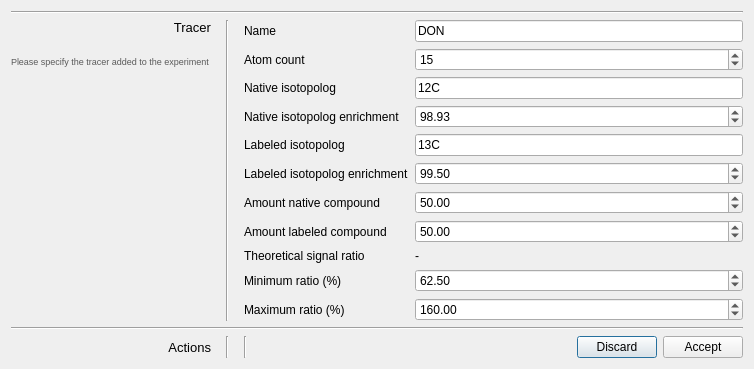
<?xml version="1.0" encoding="UTF-8"?>
<ui version="4.0">
 <class>Dialog</class>
 <widget class="QDialog" name="Dialog">
  <property name="geometry">
   <rect>
    <x>0</x>
    <y>0</y>
    <width>754</width>
    <height>355</height>
   </rect>
  </property>
  <property name="windowTitle">
   <string>Dialog</string>
  </property>
  <property name="styleSheet">
   <string notr="true"/>
  </property>
  <layout class="QGridLayout" name="gridLayout">
   <item row="0" column="0">
    <layout class="QGridLayout" name="gridLayout_2">
     <item row="3" column="2">
      <widget class="Line" name="line_4">
       <property name="orientation">
        <enum>Qt::Vertical</enum>
       </property>
      </widget>
     </item>
     <item row="3" column="0">
      <layout class="QVBoxLayout" name="verticalLayout_2">
       <item>
        <widget class="QLabel" name="label_2">
         <property name="styleSheet">
          <string notr="true">font: 10pt;</string>
         </property>
         <property name="text">
          <string>Actions</string>
         </property>
         <property name="alignment">
          <set>Qt::AlignRight|Qt::AlignTrailing|Qt::AlignVCenter</set>
         </property>
        </widget>
       </item>
       <item>
        <spacer name="verticalSpacer_2">
         <property name="orientation">
          <enum>Qt::Vertical</enum>
         </property>
         <property name="sizeType">
          <enum>QSizePolicy::Preferred</enum>
         </property>
         <property name="sizeHint" stdset="0">
          <size>
           <width>0</width>
           <height>0</height>
          </size>
         </property>
        </spacer>
       </item>
      </layout>
     </item>
     <item row="1" column="0">
      <layout class="QVBoxLayout" name="verticalLayout">
       <item>
        <widget class="QLabel" name="title_tracer">
         <property name="styleSheet">
          <string notr="true">font: 10pt;</string>
         </property>
         <property name="text">
          <string>Tracer</string>
         </property>
         <property name="alignment">
          <set>Qt::AlignRight|Qt::AlignTrailing|Qt::AlignVCenter</set>
         </property>
        </widget>
       </item>
       <item>
        <spacer name="verticalSpacer_3">
         <property name="orientation">
          <enum>Qt::Vertical</enum>
         </property>
         <property name="sizeType">
          <enum>QSizePolicy::Fixed</enum>
         </property>
         <property name="sizeHint" stdset="0">
          <size>
           <width>0</width>
           <height>15</height>
          </size>
         </property>
        </spacer>
       </item>
       <item>
        <widget class="QLabel" name="label_3">
         <property name="sizePolicy">
          <sizepolicy hsizetype="Minimum" vsizetype="Minimum">
           <horstretch>0</horstretch>
           <verstretch>0</verstretch>
          </sizepolicy>
         </property>
         <property name="maximumSize">
          <size>
           <width>200</width>
           <height>16777215</height>
          </size>
         </property>
         <property name="styleSheet">
          <string notr="true">color: rgb(90, 90, 90);
font: 7pt;</string>
         </property>
         <property name="text">
          <string>&lt;html&gt;&lt;head/&gt;&lt;body&gt;&lt;p&gt;Please specify the tracer added to the experiment&lt;/p&gt;&lt;p&gt;&lt;br/&gt;&lt;/p&gt;&lt;/body&gt;&lt;/html&gt;</string>
         </property>
         <property name="alignment">
          <set>Qt::AlignJustify|Qt::AlignVCenter</set>
         </property>
         <property name="wordWrap">
          <bool>true</bool>
         </property>
        </widget>
       </item>
       <item>
        <spacer name="verticalSpacer">
         <property name="orientation">
          <enum>Qt::Vertical</enum>
         </property>
         <property name="sizeHint" stdset="0">
          <size>
           <width>200</width>
           <height>0</height>
          </size>
         </property>
        </spacer>
       </item>
      </layout>
     </item>
     <item row="1" column="1">
      <spacer name="horizontalSpacer_3">
       <property name="orientation">
        <enum>Qt::Horizontal</enum>
       </property>
       <property name="sizeType">
        <enum>QSizePolicy::Fixed</enum>
       </property>
       <property name="sizeHint" stdset="0">
        <size>
         <width>3</width>
         <height>0</height>
        </size>
       </property>
      </spacer>
     </item>
     <item row="1" column="3">
      <spacer name="horizontalSpacer_2">
       <property name="orientation">
        <enum>Qt::Horizontal</enum>
       </property>
       <property name="sizeType">
        <enum>QSizePolicy::Fixed</enum>
       </property>
       <property name="sizeHint" stdset="0">
        <size>
         <width>3</width>
         <height>0</height>
        </size>
       </property>
      </spacer>
     </item>
     <item row="2" column="0" colspan="5">
      <widget class="Line" name="line_3">
       <property name="orientation">
        <enum>Qt::Horizontal</enum>
       </property>
      </widget>
     </item>
     <item row="1" column="2">
      <widget class="Line" name="line">
       <property name="orientation">
        <enum>Qt::Vertical</enum>
       </property>
      </widget>
     </item>
     <item row="0" column="0" colspan="5">
      <widget class="Line" name="line_2">
       <property name="orientation">
        <enum>Qt::Horizontal</enum>
       </property>
      </widget>
     </item>
     <item row="3" column="4">
      <layout class="QHBoxLayout" name="horizontalLayout">
       <item>
        <widget class="Line" name="line_6">
         <property name="orientation">
          <enum>Qt::Vertical</enum>
         </property>
        </widget>
       </item>
       <item>
        <spacer name="horizontalSpacer">
         <property name="orientation">
          <enum>Qt::Horizontal</enum>
         </property>
         <property name="sizeHint" stdset="0">
          <size>
           <width>40</width>
           <height>20</height>
          </size>
         </property>
        </spacer>
       </item>
       <item>
        <widget class="QPushButton" name="discardButton">
         <property name="text">
          <string>Discard</string>
         </property>
        </widget>
       </item>
       <item>
        <widget class="QPushButton" name="acceptButton">
         <property name="text">
          <string>Accept</string>
         </property>
        </widget>
       </item>
      </layout>
     </item>
     <item row="1" column="4">
      <layout class="QFormLayout" name="formLayout">
       <item row="0" column="0">
        <widget class="QLabel" name="label">
         <property name="text">
          <string>Name</string>
         </property>
        </widget>
       </item>
       <item row="0" column="1">
        <widget class="QLineEdit" name="tName">
         <property name="text">
          <string>DON</string>
         </property>
        </widget>
       </item>
       <item row="1" column="0">
        <widget class="QLabel" name="label_4">
         <property name="text">
          <string>Atom count</string>
         </property>
        </widget>
       </item>
       <item row="1" column="1">
        <widget class="QSpinBox" name="tAtomCount">
         <property name="minimum">
          <number>1</number>
         </property>
         <property name="value">
          <number>15</number>
         </property>
        </widget>
       </item>
       <item row="2" column="0">
        <widget class="QLabel" name="label_5">
         <property name="text">
          <string>Native isotopolog</string>
         </property>
        </widget>
       </item>
       <item row="3" column="0">
        <widget class="QLabel" name="label_6">
         <property name="text">
          <string>Native isotopolog enrichment</string>
         </property>
        </widget>
       </item>
       <item row="4" column="0">
        <widget class="QLabel" name="label_7">
         <property name="text">
          <string>Labeled isotopolog</string>
         </property>
        </widget>
       </item>
       <item row="5" column="0">
        <widget class="QLabel" name="label_8">
         <property name="text">
          <string>Labeled isotopolog enrichment</string>
         </property>
        </widget>
       </item>
       <item row="6" column="0">
        <widget class="QLabel" name="label_9">
         <property name="text">
          <string>Amount native compound</string>
         </property>
        </widget>
       </item>
       <item row="7" column="0">
        <widget class="QLabel" name="label_10">
         <property name="text">
          <string>Amount labeled compound</string>
         </property>
        </widget>
       </item>
       <item row="9" column="0">
        <widget class="QLabel" name="label_11">
         <property name="text">
          <string>Minimum ratio (%)</string>
         </property>
        </widget>
       </item>
       <item row="10" column="0">
        <widget class="QLabel" name="label_12">
         <property name="text">
          <string>Maximum ratio (%)</string>
         </property>
        </widget>
       </item>
       <item row="3" column="1">
        <widget class="QDoubleSpinBox" name="tNativeEnrichment">
         <property name="value">
          <double>98.930000000000007</double>
         </property>
        </widget>
       </item>
       <item row="5" column="1">
        <widget class="QDoubleSpinBox" name="tLabeledEnrichment">
         <property name="value">
          <double>99.500000000000000</double>
         </property>
        </widget>
       </item>
       <item row="6" column="1">
        <widget class="QDoubleSpinBox" name="tAmountA">
         <property name="value">
          <double>50.000000000000000</double>
         </property>
        </widget>
       </item>
       <item row="7" column="1">
        <widget class="QDoubleSpinBox" name="tAmountB">
         <property name="value">
          <double>50.000000000000000</double>
         </property>
        </widget>
       </item>
       <item row="9" column="1">
        <widget class="QDoubleSpinBox" name="tMinRatio">
         <property name="value">
          <double>62.500000000000000</double>
         </property>
        </widget>
       </item>
       <item row="10" column="1">
        <widget class="QDoubleSpinBox" name="tMaxRatio">
         <property name="maximum">
          <double>100000000.000000000000000</double>
         </property>
         <property name="value">
          <double>160.000000000000000</double>
         </property>
        </widget>
       </item>
       <item row="8" column="0">
        <widget class="QLabel" name="label_13">
         <property name="text">
          <string>Theoretical signal ratio</string>
         </property>
        </widget>
       </item>
       <item row="8" column="1">
        <widget class="QLabel" name="tTheoreticalSignalRatio">
         <property name="text">
          <string>-</string>
         </property>
        </widget>
       </item>
       <item row="2" column="1">
        <widget class="QLineEdit" name="tNativeIsotope">
         <property name="text">
          <string>12C</string>
         </property>
        </widget>
       </item>
       <item row="4" column="1">
        <widget class="QLineEdit" name="tLabeledIsotope">
         <property name="text">
          <string>13C</string>
         </property>
        </widget>
       </item>
      </layout>
     </item>
    </layout>
   </item>
  </layout>
 </widget>
 <resources/>
 <connections/>
</ui>
